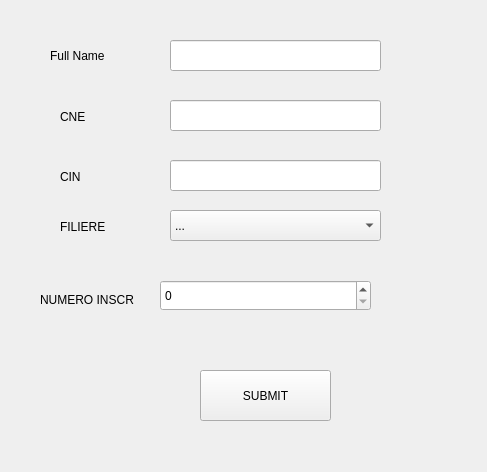
<?xml version="1.0" encoding="UTF-8"?>
<ui version="4.0">
 <class>Form</class>
 <widget class="QWidget" name="Form">
  <property name="geometry">
   <rect>
    <x>0</x>
    <y>0</y>
    <width>487</width>
    <height>472</height>
   </rect>
  </property>
  <property name="windowTitle">
   <string>Form</string>
  </property>
  <widget class="QLineEdit" name="lineEdit_full_name">
   <property name="geometry">
    <rect>
     <x>170</x>
     <y>40</y>
     <width>211</width>
     <height>31</height>
    </rect>
   </property>
   <property name="inputMethodHints">
    <set>Qt::ImhNone</set>
   </property>
   <property name="maxLength">
    <number>100</number>
   </property>
  </widget>
  <widget class="QLineEdit" name="lineEdit_cne">
   <property name="geometry">
    <rect>
     <x>170</x>
     <y>100</y>
     <width>211</width>
     <height>31</height>
    </rect>
   </property>
   <property name="maxLength">
    <number>12</number>
   </property>
  </widget>
  <widget class="QLineEdit" name="lineEdit_cin">
   <property name="geometry">
    <rect>
     <x>170</x>
     <y>160</y>
     <width>211</width>
     <height>31</height>
    </rect>
   </property>
   <property name="maxLength">
    <number>12</number>
   </property>
  </widget>
  <widget class="QComboBox" name="comboBox_filiere">
   <property name="geometry">
    <rect>
     <x>170</x>
     <y>210</y>
     <width>211</width>
     <height>31</height>
    </rect>
   </property>
   <item>
    <property name="text">
     <string>...</string>
    </property>
   </item>
  </widget>
  <widget class="QLabel" name="label">
   <property name="geometry">
    <rect>
     <x>50</x>
     <y>40</y>
     <width>91</width>
     <height>31</height>
    </rect>
   </property>
   <property name="text">
    <string>Full Name</string>
   </property>
  </widget>
  <widget class="QLabel" name="label_2">
   <property name="geometry">
    <rect>
     <x>60</x>
     <y>110</y>
     <width>47</width>
     <height>13</height>
    </rect>
   </property>
   <property name="text">
    <string>CNE</string>
   </property>
  </widget>
  <widget class="QLabel" name="label_3">
   <property name="geometry">
    <rect>
     <x>60</x>
     <y>170</y>
     <width>47</width>
     <height>13</height>
    </rect>
   </property>
   <property name="text">
    <string>CIN</string>
   </property>
  </widget>
  <widget class="QLabel" name="label_4">
   <property name="geometry">
    <rect>
     <x>60</x>
     <y>220</y>
     <width>47</width>
     <height>13</height>
    </rect>
   </property>
   <property name="text">
    <string>FILIERE</string>
   </property>
  </widget>
  <widget class="QLabel" name="label_5">
   <property name="geometry">
    <rect>
     <x>40</x>
     <y>290</y>
     <width>101</width>
     <height>20</height>
    </rect>
   </property>
   <property name="text">
    <string>NUMERO INSCR</string>
   </property>
  </widget>
  <widget class="QPushButton" name="pushButton_submit">
   <property name="geometry">
    <rect>
     <x>200</x>
     <y>370</y>
     <width>131</width>
     <height>51</height>
    </rect>
   </property>
   <property name="text">
    <string>SUBMIT</string>
   </property>
  </widget>
  <widget class="QSpinBox" name="lineEdit_inscrit">
   <property name="geometry">
    <rect>
     <x>160</x>
     <y>280</y>
     <width>211</width>
     <height>31</height>
    </rect>
   </property>
   <property name="maximum">
    <number>999999999</number>
   </property>
  </widget>
 </widget>
 <resources/>
 <connections/>
</ui>
